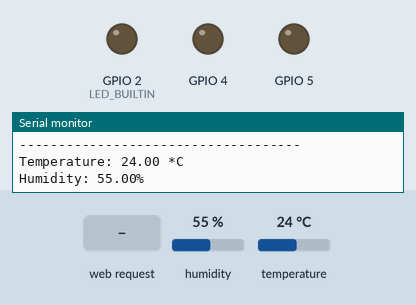
Recording of a sketch running on a simulated ESP8266 (NodeMCU). Shown: output pins drawn as LEDs (lit = HIGH, except the on-board LED, lit = LOW), the last lines printed to the serial monitor. The inputs (shaded band) are chosen by the test bench; at power-on: humidity 55 %, temperature 24 °C. WiFi joins after 1.5 s; servers stay silent unless stated; EEPROM starts erased.

Above: at 2.7 s.
2.8 s: HTTP request GET /1 received
At 3.9 s:
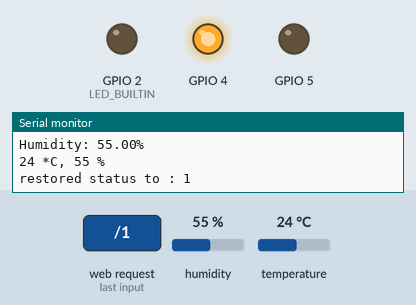
5.5 s: HTTP request GET /0 received
At 6.4 s:
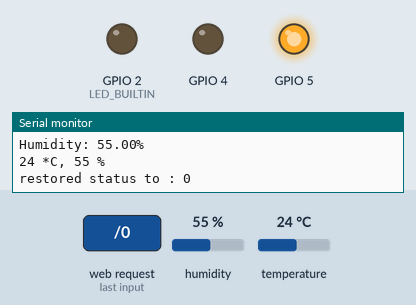
Timing chart, 0 to 8.5 s (numbered marks = the images above; inputs shaded):
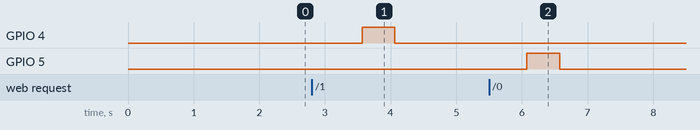

The sketch:

RollingShutter.ino
```cpp
#include <Arduino.h>
#include <ESP8266WiFi.h>
#include <WiFiClient.h>
#include <ESP8266WebServer.h>
#include <ESP8266mDNS.h>
#include <EEPROM.h>

#define TEMPERATURE_MODULE true
const char* ssid = "Eric 2.4GHz";
const char* password = "ENTER WIFI PASSWORD"; // ENTER WIFI PASSWORD !!!
const char* mdnsName = "living-room"; // living-room dining-room office kitchen bedroom
IPAddress ip(192, 168, 8, 50); // "192.168.8.50":"living-room.local" / ".51":"dining-room.local" / ".52":"office.local" /  ".53":"kitchen.local" / ".54":"bedroom.local"
IPAddress gateway(192, 168, 8, 1);
IPAddress subnet(255, 255, 255, 0);

ESP8266WebServer server = ESP8266WebServer(80);

#if TEMPERATURE_MODULE == true

#include <Arduino.h>  // for type definitions
#include <Adafruit_Sensor.h>
#include <DHT.h>
#include <DHT_U.h>

#define DHTPIN 0         // Pin which is connected to the DHT sensor.
#define DHTTYPE           DHT22     // DHT 22 (AM2302)
DHT_Unified dht(DHTPIN, DHTTYPE);

#endif
float temperature = 0;
float humidity = 0;


void handleStatusForHomebridge()
{
  String statusString = getOpen() == true ? "1" : "0";
  server.send(200, "text/plain", statusString);
}

void handleStatus()
{
  server.send(200, "application/json", jsonStatus());
}

void handleClose()
{
  setOpen(false);
  server.send(200, "application/json", jsonStatus());
  digitalWrite(05, LOW); digitalWrite(04, LOW);
  digitalWrite(05, HIGH); delay(500); digitalWrite(05, LOW);

}

void handleOpen()
{
  setOpen(true);
  server.send(200, "application/json", jsonStatus());
  digitalWrite(04, LOW); digitalWrite(05, LOW);
  digitalWrite(04, HIGH); delay(500); digitalWrite(04, LOW);

}

String jsonStatus ()
{
  Serial.print((int)temperature); Serial.print(" *C, ");
  Serial.print((int)humidity); Serial.println(" %");
  String msg = "{ \"open\": "; msg += getOpen(); msg += ", \"temperature\": "; msg += temperature ; msg += ", \"humidity\": "; msg += humidity ; msg += "}";
  return msg;
}

void setPressionThreshold(int status)
{
  EEPROM.write(1, 0); EEPROM.write(2, 0); // clear
  EEPROM.commit();
  EEPROM.write(1, status / 256); EEPROM.write(2, status % 256); //write
  EEPROM.commit();
}

int getPressionThreshold()
{
  return EEPROM.read(1) * 256 + EEPROM.read(2);
}

void setOpen(bool status)
{
  EEPROM.write(0, 0); // clear
  EEPROM.commit();
  EEPROM.write(0, status == true ? 1 : 0); //write
  EEPROM.commit();
}

bool getOpen()
{
  String msg = "restored status to : ";
  if (EEPROM.read(0) == 1) {
    msg += "1";
  }
  else {
    msg += "0";
  }
  Serial.println(msg);
  return EEPROM.read(0) == 1 ? true : false;
}

void setup(void)
{
  pinMode(LED_BUILTIN, OUTPUT);
  digitalWrite(LED_BUILTIN, HIGH);
  pinMode(05, OUTPUT);
  pinMode(04, OUTPUT);
  digitalWrite(05, LOW);
  digitalWrite(04, LOW);

  Serial.begin(115200);

  WiFi.config(ip, gateway, subnet);
  WiFi.begin(ssid, password);
  // Wait for connection
  while (WiFi.status() != WL_CONNECTED) {
    delay(500);
    Serial.print(".");
  }
  Serial.println(""); Serial.print("Connected to "); Serial.println(ssid); Serial.print("IP address: "); Serial.println(WiFi.localIP());

  if (!MDNS.begin(mdnsName)) {
    Serial.println("Error setting up MDNS responder!");
    while (1) {
      delay(1000);
    }
  }
  Serial.println("mDNS responder started");
  MDNS.addService("http", "tcp", 80);

  server.on("/1", handleOpen);
  server.on("/0", handleClose);
  server.on("/status", handleStatus);
  server.on("/statusForHomebridge", handleStatusForHomebridge);
  server.onNotFound(handleNotFound);
  server.begin();
  Serial.println("HTTP server started");

  Serial.printf("Flash chip ID: %d\n", ESP.getFlashChipId());
  Serial.printf("Flash chip size (in bytes): %d\n", ESP.getFlashChipSize());
  Serial.printf("Flash chip speed (in Hz): %d\n", ESP.getFlashChipSpeed());

  EEPROM.begin(512);
  // EEPROM.end();
  Serial.printf("status restored to: %d\n", EEPROM.read(0));

#if TEMPERATURE_MODULE == true
  // Initialize device.
  dht.begin();
  Serial.println("DHTxx Unified Sensor Example");
  // Print temperature sensor details.
  sensor_t sensor;
  dht.temperature().getSensor(&sensor);
  Serial.println("------------------------------------");
  Serial.println("Temperature");
  Serial.print  ("Sensor:       "); Serial.println(sensor.name);
  Serial.print  ("Driver Ver:   "); Serial.println(sensor.version);
  Serial.print  ("Unique ID:    "); Serial.println(sensor.sensor_id);
  Serial.print  ("Max Value:    "); Serial.print(sensor.max_value); Serial.println(" *C");
  Serial.print  ("Min Value:    "); Serial.print(sensor.min_value); Serial.println(" *C");
  Serial.print  ("Resolution:   "); Serial.print(sensor.resolution); Serial.println(" *C");
  Serial.println("------------------------------------");
  // Print humidity sensor details.
  dht.humidity().getSensor(&sensor);
  Serial.println("------------------------------------");
  Serial.println("Humidity");
  Serial.print  ("Sensor:       "); Serial.println(sensor.name);
  Serial.print  ("Driver Ver:   "); Serial.println(sensor.version);
  Serial.print  ("Unique ID:    "); Serial.println(sensor.sensor_id);
  Serial.print  ("Max Value:    "); Serial.print(sensor.max_value); Serial.println("%");
  Serial.print  ("Min Value:    "); Serial.print(sensor.min_value); Serial.println("%");
  Serial.print  ("Resolution:   "); Serial.print(sensor.resolution); Serial.println("%");
  Serial.println("------------------------------------");
#endif

}

void loop(void)
{
  server.handleClient();

#if TEMPERATURE_MODULE == true
  temperature = 0;
  humidity = 0;
  // Get temperature event and print its value.
  sensors_event_t event;
  dht.temperature().getEvent(&event);
  if (isnan(event.temperature)) {
    Serial.println("Error reading temperature!");
  }
  else
  {
    temperature = event.temperature;
    Serial.print("Temperature: ");
    // Serial.print(event.temperature);
    Serial.print(temperature);
    Serial.println(" *C");
  }
  // Get humidity event and print its value.
  dht.humidity().getEvent(&event);
  if (isnan(event.relative_humidity))
  {
    Serial.println("Error reading humidity!");
  }
  else
  {
    humidity = event.relative_humidity;
    Serial.print("Humidity: ");
    // Serial.print(event.relative_humidity);
    Serial.print(humidity);
    Serial.println("%");
  }
  delay(2000);
#endif
}

void handleNotFound()
{
  String message = "File Not Found\n\n";
  message += "URI: ";
  message += server.uri();
  message += "\nMethod: ";
  message += (server.method() == HTTP_GET) ? "GET" : "POST";
  message += "\nArguments: ";
  message += server.args();
  message += "\n";
  for (uint8_t i = 0; i < server.args(); i++) {
    message += " " + server.argName(i) + ": " + server.arg(i) + "\n";
  }
  server.send(404, "text/plain", message);
}
```

Measured:
- after the input at 2.8 s, GPIO 4: LOW → HIGH after 0.77 s, → LOW 0.50 s later
- after the input at 5.5 s, GPIO 5: LOW → HIGH after 0.58 s, → LOW 0.50 s later
